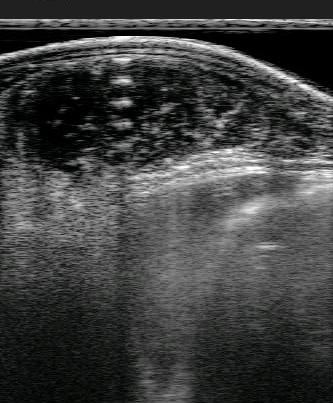
#> input picture Validacao/imgs/I-2508-251119-154916.jpg, 333 x 403 px, found by its file name; its folder holds only this picture in this run
$ jupyter execute --allow-errors hist_distribu.ipynb   (older library calls are emulated)
#> lines starting #> are read from the running program, lines starting #| are printed output that depends on the picture; long printed decimals are rounded
## Criando uma distribuição de probabilidade de imagens
- A distribuição será baseada nos pixels, como a minha imagem é em escala de cinza e os pixels variam entre (0 - 255) farei a distribuição de probabilidade de cada pixel, por exemplo (\sum(5))/(Quantidade_de_pixels), \sum(5) sendo a quantidade de vezes que o pixel 5 aparece.

### Bibliotecas

[cell 1]
import cv2
import os
import numpy as np
import matplotlib.pyplot as plt

### Path das imagens NELORE

[cell 2]
path_img_nelore = '/home/victors/Documents/Codigos_Mestrado/banco2/Nelore/imgs/'
files = os.listdir(path_img_nelore)

[cell 3]
# Carrega a imagem em escala de cinza
all_pixels_n = []
for file in files:
    img = cv2.imread(os.path.join(path_img_nelore, file), cv2.IMREAD_GRAYSCALE)
#> img: shape (403, 333); min 0, max 255, mean 64.5
    all_pixels_n.extend(img.flatten())
all_pixels_n = np.array(all_pixels_n)

### Path das imagens CARACU

[cell 4]
path_img_nelore = '/home/victors/Documents/Codigos_Mestrado/banco2/CARACU_1/imgs/'
files = os.listdir(path_img_nelore)

[cell 5]
# Carrega a imagem em escala de cinza
all_pixels_c = []
for file in files:
    img = cv2.imread(os.path.join(path_img_nelore, file), cv2.IMREAD_GRAYSCALE)
    all_pixels_c.extend(img.flatten())
all_pixels_c = np.array(all_pixels_c)

### Calcula o histograma

[cell 6]
# Nelore
hist_n = np.bincount(all_pixels_n, minlength=256)
#> hist_n = 256 values, max 6105 at index 32, min 5 at index 254, mean 524.2
# Normaliza o histograma ~ o histograma vira uma distribuição de probabilidade
hist_normalized_n = hist_n / hist_n.sum()
#> hist_normalized_n = 256 values, max 0.0455 at index 32, min 3.73e-05 at index 254, mean 0.00391

[cell 7]
# Caracu
hist_c = np.bincount(all_pixels_c, minlength=256)
#> hist_c has the same summary as hist_n
# Normaliza o histograma ~ o histograma vira uma distribuição de probabilidade
hist_normalized_c = hist_c / hist_c.sum()
#> hist_normalized_c has the same summary as hist_normalized_n

### Plot do gráfico

[cell 8]
plt.plot(hist_normalized_n, label='Nelore')
plt.plot(hist_normalized_c, label='Caracu')
plt.title('Distribuição de Probabilidade dos Tons de Cinza')
plt.xlabel('Intensidade (0-255)')
plt.ylabel('Probabilidade')
plt.legend()
plt.savefig('distribuicao_tons_cinza_NC.png', dpi=300, bbox_inches='tight')
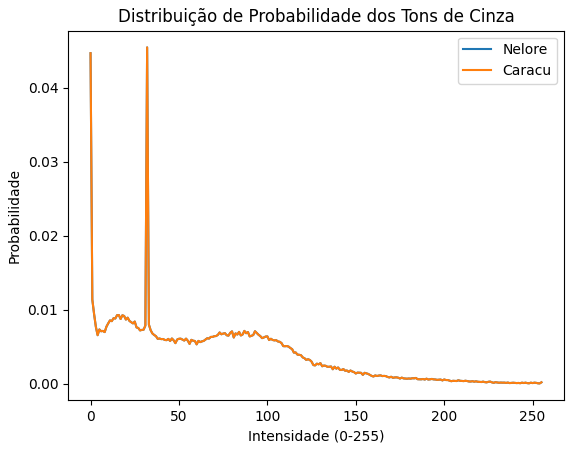
#> figure drawn by matplotlib, 1 panel; curve peaks at x = 32, y = 0.0455; curve peaks at x = 32, y = 0.0455
plt.show()

### Diferença dos gráficos

[cell 9]
## Calcula a diferença entre as distribuições
x = np.arange(256)

diff = hist_normalized_n - hist_normalized_c
#> diff = 256 values from 0 to 0
diff_abs = np.abs(diff)
#> diff_abs = 256 values from 0 to 0

plt.figure(figsize=(10, 5))
plt.axhline(0, color='black', linewidth=1, linestyle='--')
plt.plot(x, diff, label='Diferença ponto a ponto (Nelore - Caracu)', color='purple')
plt.fill_between(x, 0, diff, where=(diff >= 0), alpha=0.25, color='blue', label='Nelore > Caracu')
plt.fill_between(x, 0, diff, where=(diff < 0), alpha=0.25, color='orange', label='Caracu > Nelore')
plt.title('Diferença entre distribuições de tons de cinza')
plt.xlabel('Intensidade (0-255)')
plt.ylabel('Diferença de probabilidade')
plt.legend()
plt.tight_layout()
plt.savefig('diferenca_distribuicao_tons_cinza_NC.png', dpi=300, bbox_inches='tight')
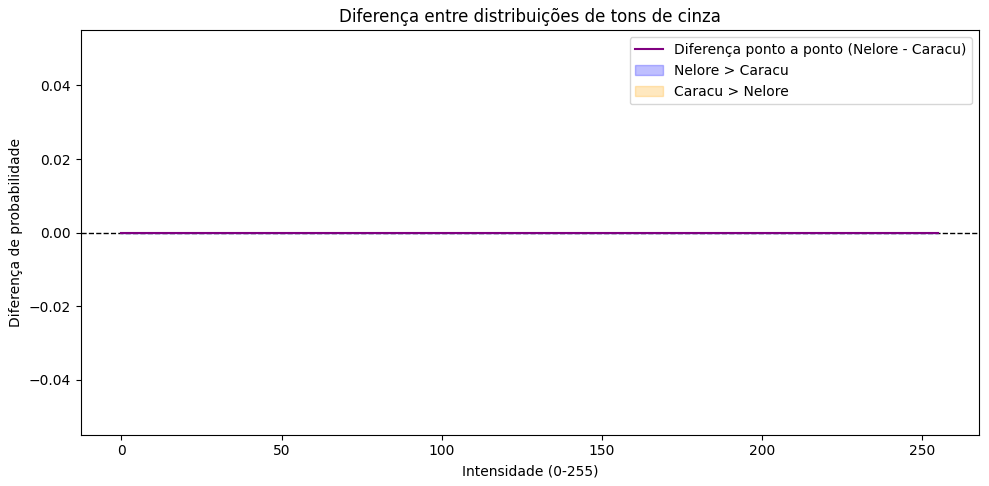
#> figure drawn by matplotlib, 1 panel
plt.show()

[cell 10]
# Métricas simples de diferença
l1 = diff_abs.sum()
#> l1 = 0
l2 = np.sqrt((diff**2).sum())
#> l2 = 0
max_diff = diff_abs.max()
#> max_diff = 0
idx_max = diff_abs.argmax()
#> idx_max = 0

print(f"L1 (diferença total): {l1:.6f}")
#| L1 (diferença total): 0
print(f"L2 (distância euclidiana): {l2:.6f}")
#| L2 (distância euclidiana): 0
print(f"Maior diferença em intensidade {idx_max}: {max_diff:.6f}")
#| Maior diferença em intensidade 0: 0

$ run again, on Validacao/imgs/I-5853-251029-154943.jpg
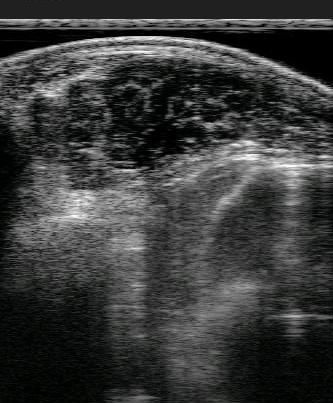
#> input picture Validacao/imgs/I-5853-251029-154943.jpg, 333 x 403 px, found by its file name
#> hist_n = 256 values, max 6047 at index 32, min 1 at index 247, mean 524.2
#> hist_normalized_n = 256 values, max 0.0451 at index 32, min 7.45e-06 at index 247, mean 0.00391
#> hist_c has the same summary as hist_n
#> hist_normalized_c has the same summary as hist_normalized_n
#> `plt.savefig('distribuicao_tons_cinza_NC.png', dpi=300, bbox_inches='ti..`:
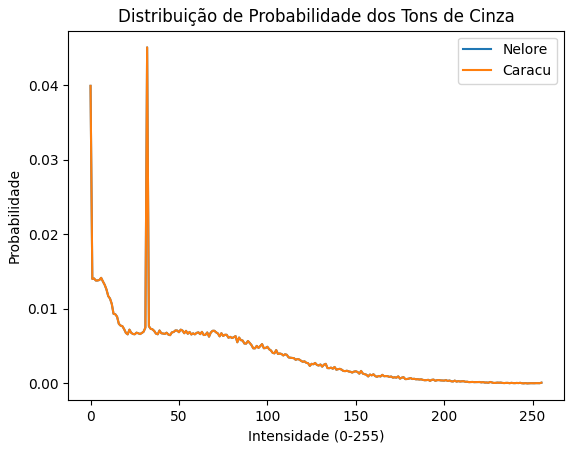
#> figure drawn by matplotlib, 1 panel; curve peaks at x = 32, y = 0.0451; curve peaks at x = 32, y = 0.0451
#> diff = 256 values from 0 to 0
#> l1 = 0
#| L1 (diferença total): 0
#| L2 (distância euclidiana): 0
#| Maior diferença em intensidade 0: 0

$ run again, on Validacao/imgs/I-6696.jpg
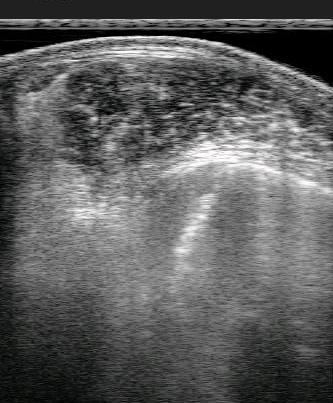
#> input picture Validacao/imgs/I-6696.jpg, 333 x 403 px, found by its file name
#> hist_n = 256 values, max 5721 at index 32, min 29 at index 254, mean 524.2
#> hist_normalized_n = 256 values, max 0.0426 at index 32, min 0.000216 at index 254, mean 0.00391
#> hist_c has the same summary as hist_n
#> hist_normalized_c has the same summary as hist_normalized_n
#> `plt.savefig('distribuicao_tons_cinza_NC.png', dpi=300, bbox_inches='ti..`:
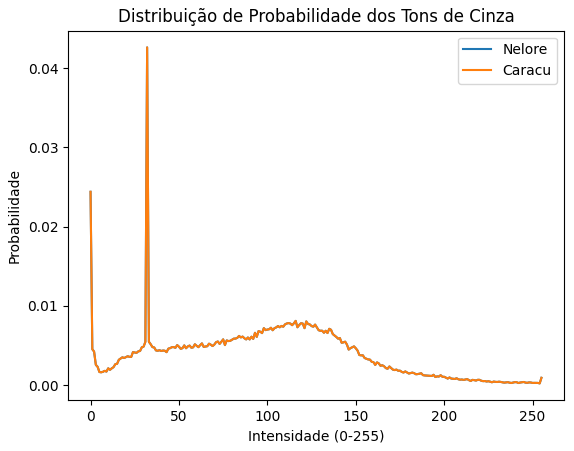
#> figure drawn by matplotlib, 1 panel; curve peaks at x = 32, y = 0.0426; curve peaks at x = 32, y = 0.0426
#> diff = 256 values from 0 to 0
#> l1 = 0
#| L1 (diferença total): 0
#| L2 (distância euclidiana): 0
#| Maior diferença em intensidade 0: 0

$ run again, on Validacao/imgs/I-6703-251029-150455.jpg
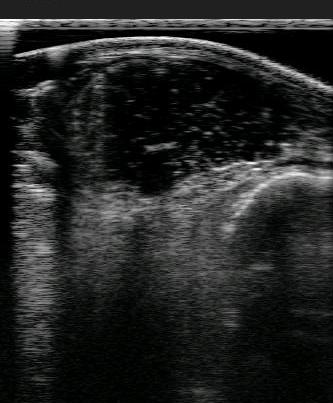
#> input picture Validacao/imgs/I-6703-251029-150455.jpg, 333 x 403 px, found by its file name
#> hist_n = 256 values, max 12237 at index 0, min 2 at index 249, mean 524.2
#> hist_normalized_n = 256 values, max 0.0912 at index 0, min 1.49e-05 at index 249, mean 0.00391
#> hist_c has the same summary as hist_n
#> hist_normalized_c has the same summary as hist_normalized_n
#> `plt.savefig('distribuicao_tons_cinza_NC.png', dpi=300, bbox_inches='ti..`:
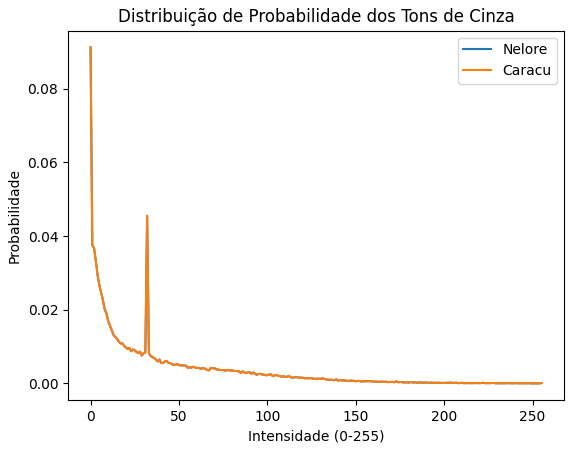
#> figure drawn by matplotlib, 1 panel; curve peaks at x = 0, y = 0.0912; curve peaks at x = 0, y = 0.0912
#> diff = 256 values from 0 to 0
#> l1 = 0
#| L1 (diferença total): 0
#| L2 (distância euclidiana): 0
#| Maior diferença em intensidade 0: 0

$ run again, on Validacao/imgs/I-2512-251119-161532.jpg
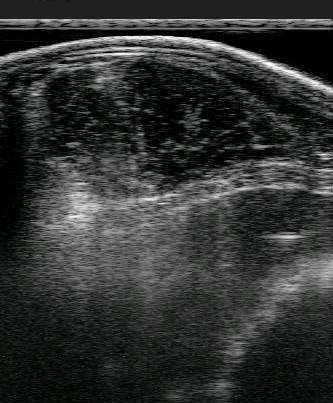
#> input picture Validacao/imgs/I-2512-251119-161532.jpg, 333 x 403 px, found by its file name
#> hist_n = 256 values, max 6526 at index 32, min 3 at index 251, mean 524.2
#> hist_normalized_n = 256 values, max 0.0486 at index 32, min 2.24e-05 at index 251, mean 0.00391
#> hist_c has the same summary as hist_n
#> hist_normalized_c has the same summary as hist_normalized_n
#> `plt.savefig('distribuicao_tons_cinza_NC.png', dpi=300, bbox_inches='ti..`:
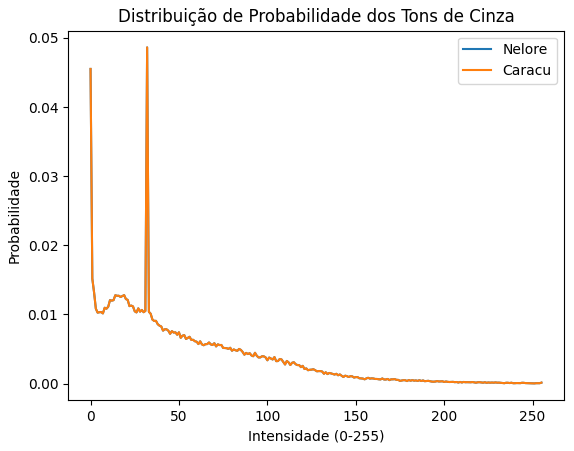
#> figure drawn by matplotlib, 1 panel; curve peaks at x = 32, y = 0.0486; curve peaks at x = 32, y = 0.0486
#> diff = 256 values from 0 to 0
#> l1 = 0
#| L1 (diferença total): 0
#| L2 (distância euclidiana): 0
#| Maior diferença em intensidade 0: 0
